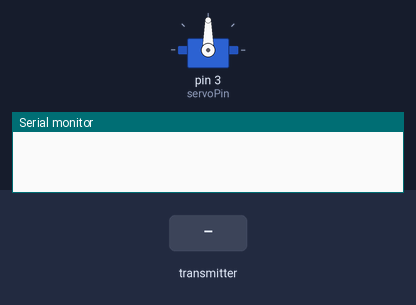
A sketch run on a simulated Arduino Uno, built with avr-gcc and run on an emulated ATmega328P. Parts: servo, the last lines printed to the serial monitor. Inputs (shaded band) come from the test bench. No radio packets arrive unless stated.

Above: at 1.2 s.
1.3 s: the transmitter starts sending sayi.0 = 0
At 2.3 s:
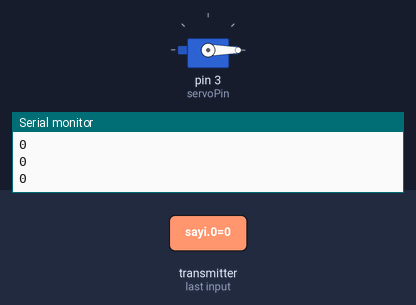
2.8 s: the transmitter starts sending sayi.0 = 1023
At 3.4 s:
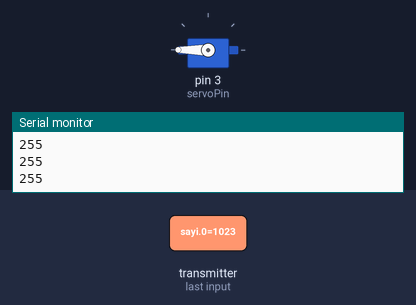
4.3 s: the transmitter starts sending sayi.0 = 256
At 4.6 s:
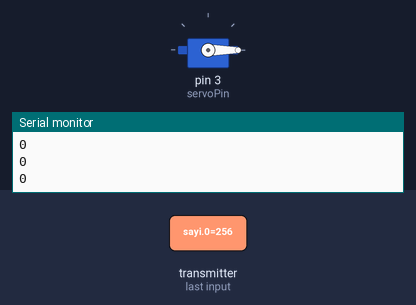
Timing chart, 0 to 7.3 s (numbered marks = the images above; inputs shaded):
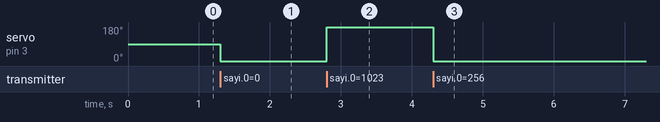

The sketch:

alici.ino
```cpp
#include <Servo.h>
#include <SPI.h>
#include <nRF24L01.h>
#include <RF24.h>

RF24 radio(9, 10); // radio(CE, CS);
const uint64_t kod = 0xE8E8F0F0E101;
int sayi[1];

Servo servo;
int servoPin = 3;

void setup() {
  Serial.begin(9600);
  radio.begin();
  radio.openReadingPipe(1, kod);
  radio.startListening();
  servo.attach(servoPin);
}

void loop() {
  if (radio.available()) {
    if ( radio.read(sayi, 1))
    {
      servo.write(sayi[0]);
      Serial.println(sayi[0]);
    }
  }
}
```

Measured:
- after the input at 1.3 s, servo on pin 3 (servoPin): 90° → 0° at once
- after the input at 2.8 s, servo on pin 3 (servoPin): 0° → 180° at once
- after the input at 4.3 s, servo on pin 3 (servoPin): 180° → 0° at once
